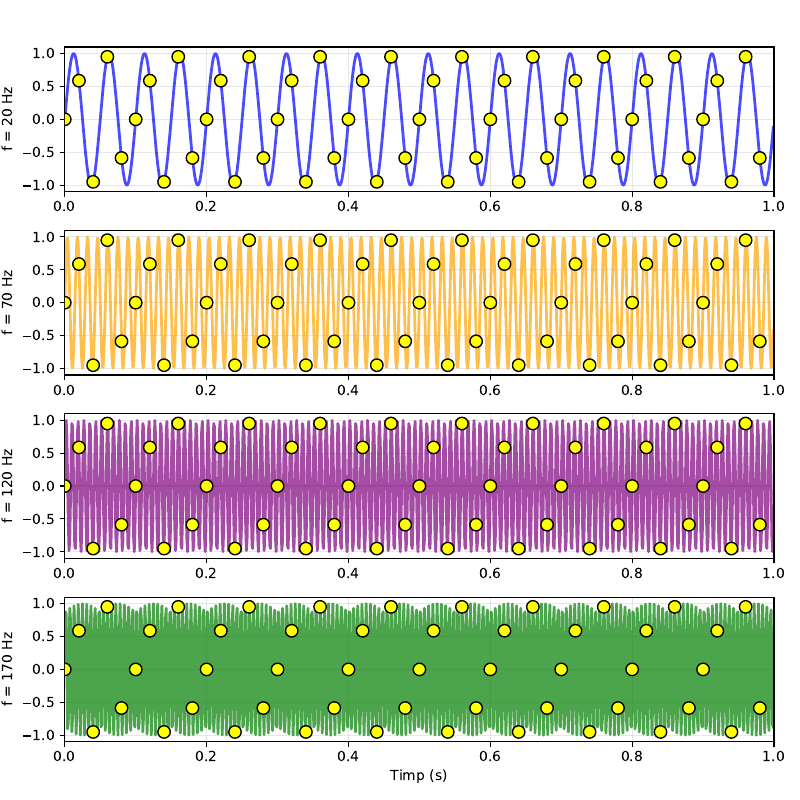

Recreate this plot in Python.
import numpy as np
import matplotlib.pyplot as plt


A = 1.0          # amplitudine
phi = 0.0        # faza
fc = 20       # frecventa semnalului de baza
fs = 50    
t_max = 1    


t_cont = np.linspace(0, 1, 1000, endpoint=False)
t_samp = np.arange(0, 1, 1/fs)


f1 = fc
f2 = fc + fs
f3 = fc + 2*fs
f4 = fc + 3*fs

signals = [
    (f1, "blue"),
    (f2, "orange"),
    (f3, "purple"),
    (f4, "green")
]

plt.figure(figsize=(8,8))

for i, (f, color) in enumerate(signals):
    plt.subplot(4, 1, i+1)
    s_cont = A * np.sin(2*np.pi*f*t_cont + phi)
    s_samp = A * np.sin(2*np.pi*f*t_samp + phi)

    plt.plot(t_cont, s_cont, color=color, lw=2, alpha=0.7)
    plt.scatter(t_samp, s_samp, color='yellow', edgecolors='k', s=80, zorder=5)
    plt.xlim(0, t_max)
    plt.ylim(-1.1, 1.1)
    plt.grid(True, alpha=0.3)
    plt.ylabel(f"f = {f:.0f} Hz")
    if i == len(signals) - 1:
        plt.xlabel("Timp (s)")

plt.tight_layout(rect=[0, 0, 1, 0.96])
plt.savefig("ex3.pdf", format='pdf')
plt.show()